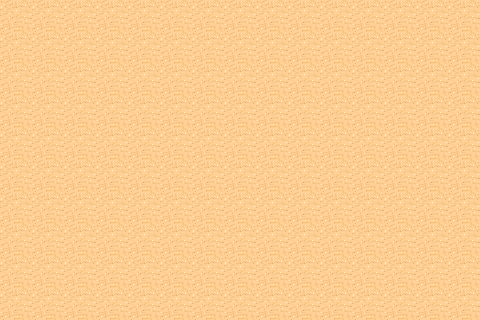

Rendered tile map (Tiled .tmx) drawn with the repository's tilesets; below, a short description and the map source with its tile grids summarised:
An orthogonal 15x10 tile map with 32x32 px tiles, 1 tile layer (Background).

<map version="1.0" orientation="orthogonal" width="15" height="10" tilewidth="32" tileheight="32">
 <tileset firstgid="1" name="tmw_desert_spacing" tilewidth="32" tileheight="32" spacing="1" margin="1">
  <image source="tmw_desert_spacing.png" width="265" height="199" />
 </tileset>
 <layer name="Background" width="15" height="10">
  <data>[150 cells, 150 non-empty, 1 distinct tile ids]</data>
 </layer>
</map>
